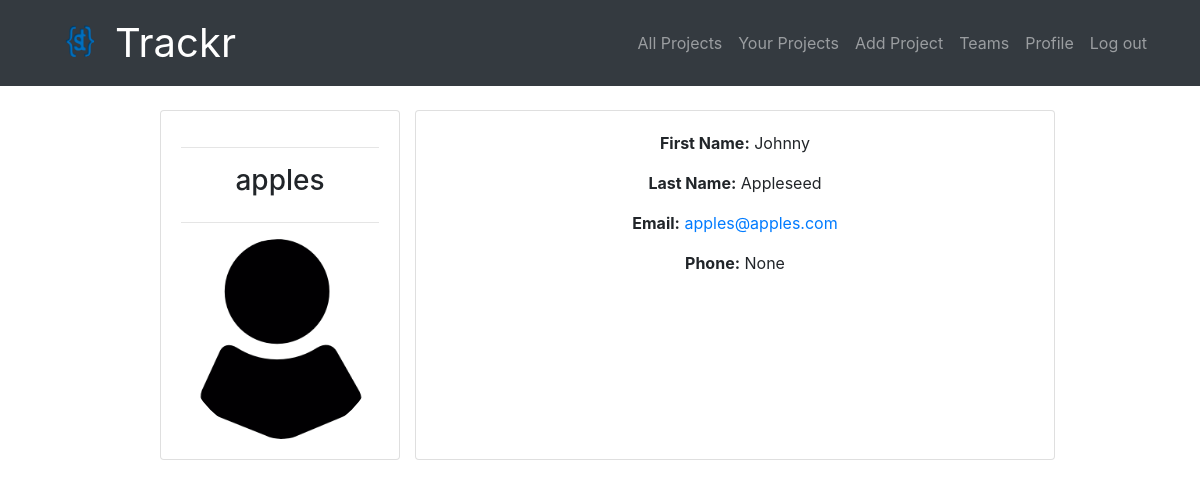
Page /projects/worker/2/ (signed in) on the committed database.
### projects/models.py (models this page shows, shortened)
class Project(models.Model):
    id = models.AutoField(primary_key=True)
    project_name = models.CharField(max_length=256)
    worker = models.ForeignKey(User,related_name='projects',null=True,on_delete=models.SET_NULL)
    created_by = models.ForeignKey(User,related_name='created',null=True,on_delete=models.SET_NULL)
    description = models.TextField()
    created_at = models.DateTimeField(default=timezone.now)
    due_date = models.DateTimeField()
    status = models.CharField(max_length=20,choices=status)
    completed_on = models.DateTimeField(blank=True,null=True)
    team = models.ForeignKey(Team,related_name='projects',null=True,blank=True,on_delete=models.SET_NULL)
    class Meta():
        ordering = ['-created_at']
        unique_together = ['worker','project_name']

### accounts/models.py (models this page shows, shortened)
class UserProfile(models.Model):
    user = models.OneToOneField(User,null=True,on_delete=models.CASCADE)
    first_name = models.CharField(max_length=100,null=True)
    last_name = models.CharField(max_length=100,null=True)
    email = models.EmailField(max_length=254,null=True)
    phone = models.CharField(max_length=15,null=True)
    address = models.CharField(max_length=100,null=True)
    city = models.CharField(max_length=50,null=True)
    state = models.CharField(max_length=50,null=True)
    zip = models.CharField(max_length=10,null=True)
    profile_pic = models.ImageField(default="profile1.png", null=True, blank=True)
    is_manager = models.BooleanField(default=False,null=True)

### projects/views.py (the view)
# urls.py: path("worker/<pk>/",views.WorkerView.as_view(),name="worker"),
class WorkerView(LoginRequiredMixin, generic.DetailView):
    model = Project
    template_name = 'projects/worker_profile.html'

### projects/templates/projects/worker_profile.html (shortened to what this page needs)
{% extends "projects/project_base.html" %}
{% block proj_content %}
<br>
<div class="d-flex justify-content-center">
  <div class="col-md-3">
    <div class="card card-body">
      <hr>
      <h3 style="text-align: center">{{project.worker.username}}</h3>
      <hr>
      <img class="profile-pic" src="{{project.worker.userprofile.profile_pic.url}}">
    </div>
  </div>
  <div class="card text-center" style="width:40rem;">
    <div class="card-body">
      <p class="card-text"><strong>First Name:</strong> {{project.worker.first_name}}</p>
      <p class="card-text"><strong>Last Name:</strong> {{project.worker.last_name}}</p>
      <p class="card-text"><strong>Email:</strong> {{project.worker.email|urlize}}</p>
      <p class="card-text"><strong>Phone:</strong> {{project.worker.userprofile.phone}}</p>
    </div>
  </div>
{% endblock %}

### projects/templates/projects/worker_profile.html (style rules this page uses)
.profile-pic { max-width: 200px; max-height:200px; margin: 0 auto; border-radius: 50%; }

### rows in the picture
Project: worker.username "apples", worker.userprofile.profile_pic (picture), worker.first_name "Johnny", worker.last_name "Appleseed", worker.email "apples@apples.com", worker.userprofile.phone "None"
